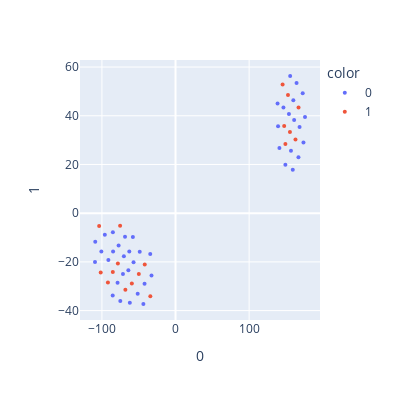

Notebook source saved alongside this figure:
### Code cell
df = pd.read_csv('data/all/genus_relative_abundance_otu_drop.csv')
df.patientID = df.patientID.astype('category').cat.codes
# metadata_list = ['sampleID', 'EverCovid', 'CovidStatus', 'CovidLabel', 'Timepoint', 'patientID','Age', 'HIVstatus']
metadata_list = ['sampleID', 'EverCovid', 'CovidLabel', 'Timepoint', 'patientID']

# only CN and CP data pre-infection
df0 = df.loc[df['Timepoint'].isin([1, 2, 3])]  # all three time points T1,2,3
df1 = df0.loc[df0['CovidLabel'] == 1]  # case-negatives (CN) only exist in T1&2
df2 = df0.loc[df0['CovidLabel'] == 2]  # case-positives (CP) only exist in T3
df_CN_CP = pd.concat([df1, df2], ignore_index=True)  # reset the index after concat
df_CN_CP_otu = df_CN_CP.drop(columns=metadata_list)
X = df_CN_CP_otu.to_numpy()

# first reduce dimensionality before feeding to t-sne
pca = PCA(n_components=50)
# X = preprocessing.MaxAbsScaler().fit_transform(X)
X_pca = pca.fit_transform(X) 

# reduce dimensionality with t-sne
tsne = TSNE(n_components=2, verbose=1, perplexity=25, n_iter=1000, learning_rate=200)
projections = tsne.fit_transform(X_pca)

# visualize
y = df_CN_CP['CovidStatus'].astype(str)
# y = df_CN_CP['Age']
# y = df_CN_CP['HIVstatus'].astype(str)
# y = df_CN_CP['CovidLabel'].astype(str) # show some groups for mother samples
fig = px.scatter(projections, x=0, y=1, color=y, width=400, height=400)
fig.update_traces(marker_size=4)
fig.show()

### Figure 1 — Plotly figure (JSON) as saved in the notebook; plotly's stock layout.template omitted (floating-point values rounded to 4 significant figures)
{"data": [{"hovertemplate": "color=0<br>0=%{x}<br>1=%{y}<extra></extra>", "legendgroup": "0", "marker": {"color": "#636efa", "size": 4, "symbol": "circle"}, "mode": "markers", "name": "0", "orientation": "v", "showlegend": true, "type": "scatter", "x": [-70.16, -100.8, -68.6, 146.6, -34.32, -71.4, 168.5, 154.1, -91.22, 173.8, -64.06, 175.9, -32.62, -109.4, 160.1, 149.3, 141.2, 139.4, -77.32, -85.32, 164.5, -78.72, 156.9, 167.0, -57.92, -42.07, -62.79, -48.62, 161.2, -62.06, -109.0, 138.7, -96.02, -75.02, -51.4, 159.3, 155.8, -43.67, -57.02, 172.8, -85.09, -84.82], "xaxis": "x", "y": [-17.69, -15.69, -9.63, 43.42, -16.8, -24.95, 35.42, 40.78, -19.27, 29.0, -23.49, 39.5, -25.57, -20.06, 46.39, 19.94, 26.79, 35.72, -13.25, -33.83, 53.48, -28.59, 25.63, 22.98, -9.825, -28.98, -15.71, -15.81, 38.28, -36.82, -11.71, 45.01, -8.876, -36.04, -33.12, 17.82, 56.33, -37.29, -20.18, 49.27, -7.825, -15.7], "yaxis": "y"}, {"hovertemplate": "color=1<br>0=%{x}<br>1=%{y}<extra></extra>", "legendgroup": "1", "marker": {"color": "#EF553B", "size": 4, "symbol": "circle"}, "mode": "markers", "name": "1", "orientation": "v", "showlegend": true, "type": "scatter", "x": [163.0, -78.31, -91.84, 155.5, 147.6, -85.18, 152.8, -59.34, 149.3, -34.22, -103.8, -68.12, -101.6, -75.27, -41.8, 167.2, 145.5, -49.83], "xaxis": "x", "y": [30.25, -20.71, -28.51, 33.38, 35.81, -24.19, 48.57, -28.87, 28.45, -34.07, -5.219, -31.43, -24.35, -5.184, -21.03, 43.38, 52.87, -24.97], "yaxis": "y"}], "layout": {"height": 400, "legend": {"title": {"text": "color"}, "tracegroupgap": 0}, "margin": {"t": 60}, "width": 400, "xaxis": {"anchor": "y", "autorange": true, "domain": [0, 1], "range": [-129.8, 196.3], "title": {"text": "0"}, "type": "linear"}, "yaxis": {"anchor": "x", "autorange": true, "domain": [0, 1], "range": [-43.86, 62.91], "title": {"text": "1"}, "type": "linear"}}}
